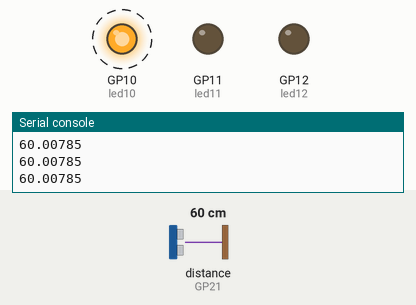
Bench run of a program on a simulated Raspberry Pi Pico running MicroPython. Parts: output pins drawn as LEDs (lit = HIGH), the last lines printed to the serial console. Dashed ring = blinking. Inputs (shaded band) come from the test bench; at power-on: distance to the obstacle (sensor on GP21) 60 cm. The echo pulse lasts 58.3 µs per cm.

Above: at 1.4 s.
1.5 s: distance to the obstacle (sensor on GP21) set to 11 cm
4.9 s: distance to the obstacle (sensor on GP21) set to 8 cm
At 5.7 s:
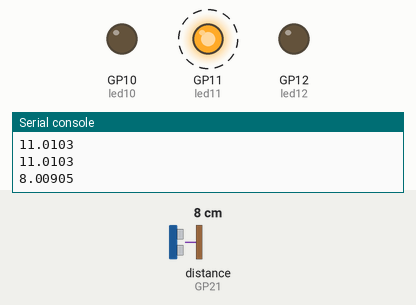
8.3 s: distance to the obstacle (sensor on GP21) set to 6 cm
11.7 s: distance to the obstacle (sensor on GP21) set to 3 cm
At 12.7 s:
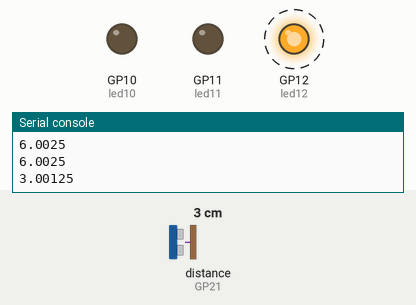
15.1 s: distance to the obstacle (sensor on GP21) set to 9 cm
At 15.73 s:
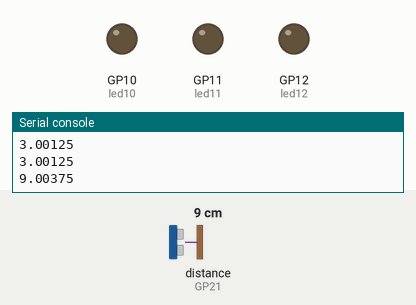
18.5 s: distance to the obstacle (sensor on GP21) set to 2 cm
At 19.0 s:
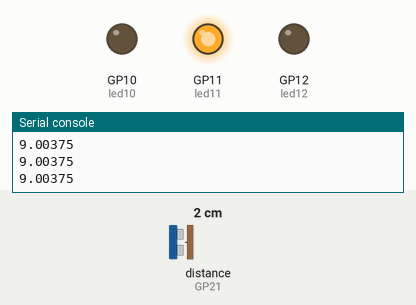
Timing chart, 0 to 22.9 s (numbered marks = the images above; inputs shaded):
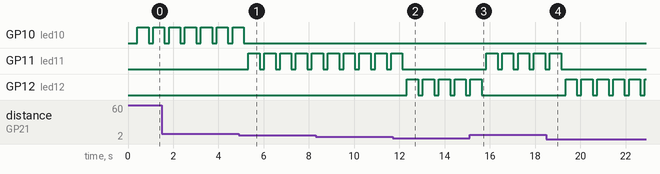

Measured:
- the behaviour switches between 10 and 9 cm on distance to the obstacle (sensor on GP21) (found by bisection; images 0 and 1)
- the behaviour switches between 5 and 4 cm on distance to the obstacle (sensor on GP21) (found by bisection; images 1 and 2)
- after the input at 4.9 s, GP10 (led10): goes on until 5.1 s, then stays LOW; GP11 (led11): alternates HIGH for 0.50 s and LOW for 0.20 s, starting after 0.42 s
- after the input at 11.7 s, GP11 (led11): goes on until 12.1 s, then stays LOW; GP12 (led12): alternates HIGH for 0.50 s and LOW for 0.20 s, starting after 0.63 s
- after the input at 15.1 s, GP11 (led11): alternates HIGH for 0.50 s and LOW for 0.20 s, starting after 0.74 s; GP12 (led12): goes on until 15.6 s, then stays LOW
- after the input at 18.5 s, GP11 (led11): goes on until 19.1 s, then stays LOW; GP12 (led12): alternates HIGH for 0.50 s and LOW for 0.20 s, starting after 0.85 s
- by itself, GP10 (led10): alternates HIGH for 0.50 s and LOW for 0.20 s

The program:

picozero_total.py
```python
#총 프로젝트 합본
from picozero import LED
from picozero import DistanceSensor
from time import sleep #sleep(초단위)

led10 = LED(10)
led11 = LED(11)
led12 = LED(12)

ds = DistanceSensor(echo=21, trigger=20) #거리측정 코드 #숫자는 핀번호
dscm = ds.distance * 100 #cm로 바꿔주기 위한 코드
print(dscm)
sleep(0.2)


while True:
    ds = DistanceSensor(echo=21, trigger=20) #거리측정 코드 #숫자는 핀번호
    dscm = ds.distance * 100 #cm로 바꿔주기 위한 코드
    print(dscm)
    sleep(0.2)
    if dscm >= 10:
        led10.on()
        sleep(0.5)
        led10.off()
    elif 5 < dscm < 10:
        led11.on()
        sleep(0.5)
        led11.off()
    else:
        led12.on()
        sleep(0.5)
        led12.off()
```
